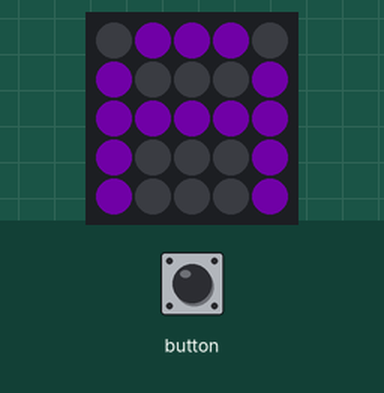
Recording of a sketch running on a simulated ESP32. Shown: 5×5 RGB LED matrix (first LED top left, wired row by row). Dim RGB values are drawn brighter than linear.

Above: at 0.17 s.
At 0.67 s:
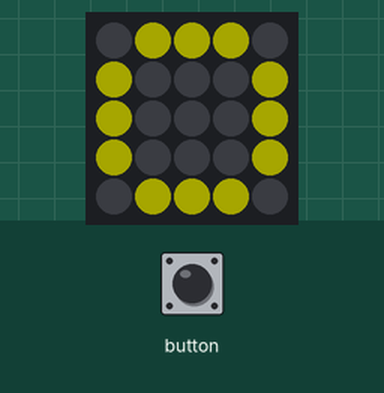
At 1.1 s:
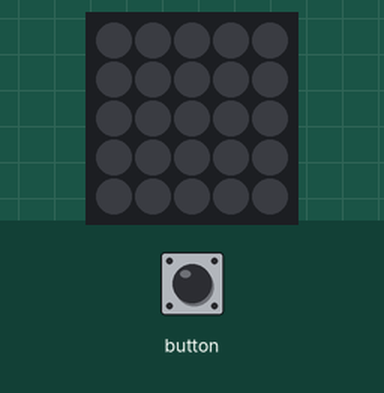
At 2.43 s:
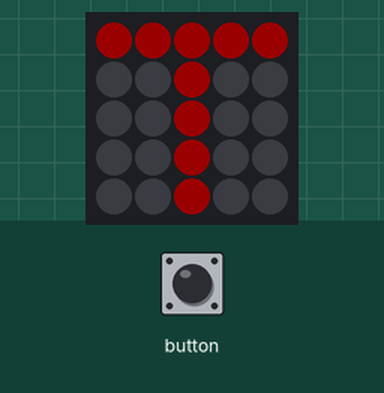

Measured:
- by itself, everything shown: repeats every 2.0 s, in 5 steps
- what the display in image 2 shows lasts 1.0 s, from 1.1 s to 2.1 s

The sketch:

AtomLedMatrix.ino
```cpp
#include "M5Atom.h"
#include "letters.h"

#pragma GCC diagnostic warning "-fpermissive"

void setup()
{
    M5.begin(true, false, true);
    delay(50);
}

void loop()
{
    static uint8_t FSM = 0;

    FSM++;
    switch (FSM)
    {
    case 1:
        M5.dis.displaybuff(image_A);
        break;
    case 2:
        M5.dis.displaybuff(image_T);
        break;
    case 3:
        M5.dis.displaybuff(image_O);
        break;
    case 4:
        M5.dis.displaybuff(image_M);
        break;
    default:
        M5.dis.displaybuff(image_black);
        FSM = 0;
        break;
    }

    M5.update();
    delay(FSM ? 250: 1000);
}
```

Source omitted: letters.h (data table, 3490 bytes)
